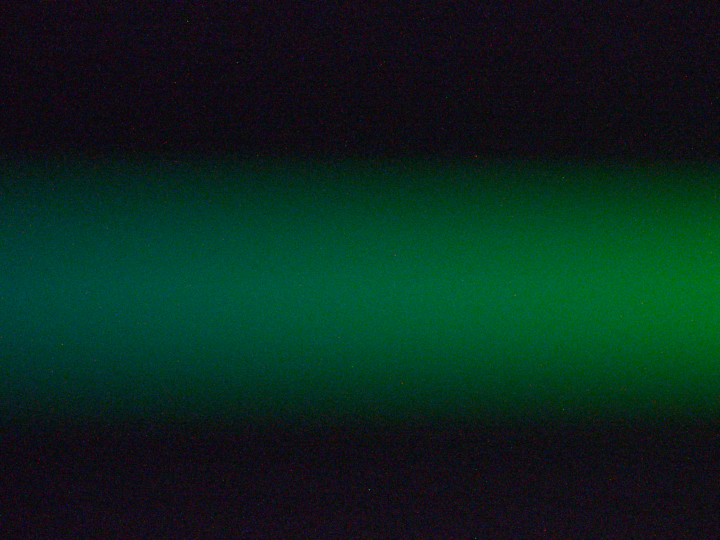
#> input picture calibration/spectrum_0_3_saccharose/10_350.png, 1440 x 1080 px (shown at 1/2 size); its folder holds 4 pictures in this run
$ jupyter execute --allow-errors analysis.ipynb
#> lines starting #> are read from the running program, lines starting #| are printed output that depends on the picture
[cell 1]
import os
import numpy as np
import matplotlib.pyplot as plt
from scipy.optimize import curve_fit
from scipy.signal import savgol_filter

from sklearn.linear_model import LinearRegression

# Functions for Fitting Gauss to Peaks of Pictures

[cell 2]
#import the pictures
def read_images_in_folder(folder_path):
    images = []
    for filename in sorted(os.listdir(folder_path), key=lambda x: int(x.split('_')[0])):
        if filename.endswith(".png"):
            image_path = os.path.join(folder_path, filename)
            images.append(plt.imread(image_path))
    return images

#returns the x_range of the peak
# [35 lines left out: functions get_range, image_of_peak, peak_of_image, not called in this run]


#Define a Gaussian function
def gaussian(x, A, mu, sigma, background):
    return A * np.exp(-(x - mu)**2 / (2 * sigma**2)) + background


# [49 lines left out: functions fit_gaussian, plot_peak, get_peak_params, not called in this run]

[cell 3]
#observations, x values are estimates for the center of the peaks

n_peaks = np.array([1,1,1,1,1])


la = np.array([667.8,\
              587.6,\
              501.6,\
              447.1,\
              388.9])


r = np.array([-64,\
             150,\
             380,\
             520,\
             670])

x_obs = np.array([410,\
                  490,\
                  646,\
                  606,\
                  561])

[cell 4]
peak_params = np.zeros((len(la), 4), dtype=float)


#> (the rest of this cell did not finish here and is left out)

[cell 5]
#plot everything
fig, axes = plt.subplots(len(la),1, figsize=(5, 3*len(la)))

# Loop through the axes and plot something on each one
#> (the rest of this cell did not finish here and is left out)

[cell 6]
#data analysis

x_gauss = peak_params[:,1]


# Create a 2D array with the independent variables
X = np.column_stack((r, x_gauss))

# Initialize the Linear Regression model
model = LinearRegression()

# Fit the model
model.fit(X, la)

# Access the coefficients (slope) and intercept
coefficients = model.coef_
intercept = model.intercept_

a = coefficients[0]
b = coefficients[1]
c = intercept


#the spectrometer is now calibrated
def la_func(r,x):
    return a*r+ b*x + c


x_plt = x_obs+a/b*r
x_fit = np.linspace(np.min(x_plt), np.max(x_plt),1000)

plt.plot(x_plt, la, 'x')
plt.plot(x_fit, b*x_fit+c)

print(a)
print(b)
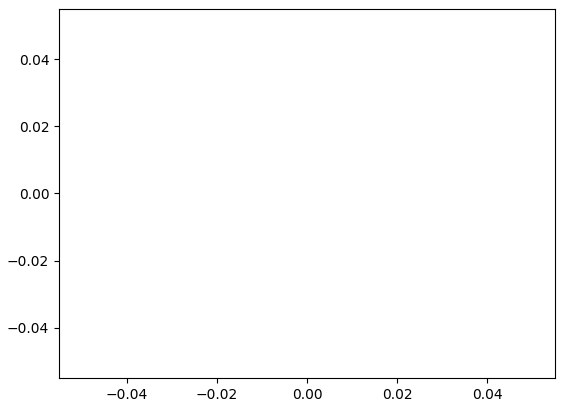
#> figure drawn by matplotlib, 1 panel

[cell 7]
#3. computing g from p * dlambda = - dx * (g / f) cos(alpha_m)

s = 3.45e-6 #pixel length: cs165 cu / m
p = 1 # (order number)
alpha_m = 15/180*np.pi  #15° (angle of parabolic mirrors)
f = 0.381 #m (focal length)
#with dlambda/dx = b/s

g = p * f * b/s / np.cos(alpha_m)
print(g)
print(1e6/g) #gratings in one mm

# LED Spectrum

[cell 8]
print(la_func(-206,0))

[cell 9]
#sun knob positions of the pixels
led_r = np.array([-38,\
                 -2,\
                 40,\
                 80,\
                 120,\
                 160,\
                 200,\
                 240,\
                 280,\
                 320,\
                 360,\
                 400,\
                 440,\
                 480,\
                 520,\
                 560,\
                 600,])

#> (the rest of this cell did not finish here and is left out)

# use only the pixel rows from 550 to 650
led_images = np.array(led_images)[:,500:600,:]
led_averages = np.mean(led_images, axis = (1))

led_images_wavelengths = np.zeros((len(led_r), 1440), dtype=float)


for i in range(len(led_r)):
    x = np.arange(0,1440,1)
    led_images_wavelengths[i,:] = la_func(led_r[i],x )


led_intensity = led_averages[-1]
led_wavelength = led_images_wavelengths[-1]
wavelength = led_images_wavelengths[-1,-1]

for i in range(len(led_r)-2, 0,-1):
    plt.plot(led_images_wavelengths[i,:], led_averages[i,:, 0], color = 'blue')
    plt.plot(led_images_wavelengths[i,:], led_averages[i,:, 1], color = 'blue')
    plt.plot(led_images_wavelengths[i,:], led_averages[i,:, 2], color = 'blue')


#sun knob positions of the pixels
led_r = np.array([-10, 30, 70, 110, 150, 190, 230, 270, 310, 350, 390, 430, 470, 510, 550])

led_images = read_images_in_folder('./calibration/spectrum_0_3_saccharose')
# use only the pixel rows from 550 to 650
led_images = np.array(led_images)[:,500:600,:]
led_averages = np.mean(led_images, axis = (1))

led_images_wavelengths = np.zeros((len(led_r), 1440), dtype=float)


for i in range(len(led_r)):
    x = np.arange(0,1440,1)
    led_images_wavelengths[i,:] = la_func(led_r[i],x )


led_intensity = led_averages[-1]
led_wavelength = led_images_wavelengths[-1]
wavelength = led_images_wavelengths[-1,-1]

for i in range(len(led_r)-2, 0,-1):
    plt.plot(led_images_wavelengths[i,:], led_averages[i,:, 0], color = 'red')
    plt.plot(led_images_wavelengths[i,:], led_averages[i,:, 1], color = 'red')
    plt.plot(led_images_wavelengths[i,:], led_averages[i,:, 2], color = 'red')

plt.show()

[cell 10]
led_images = read_images_in_folder('./calibration/spectrum_0_3_saccharose')
#> call 3 of read_images_in_folder, with folder_path = './calibration/spectrum_0_3_saccharose'
# use only the pixel rows from 550 to 650
led_images = np.array(led_images)[:,500:600,:]
led_averages = np.mean(led_images, axis = (1))

led_images_wavelengths = np.zeros((len(led_r), 1440), dtype=float)


for i in range(len(led_r)):
    x = np.arange(0,1440,1)
    led_images_wavelengths[i,:] = la_func(led_r[i],x )


led_intensity = led_averages[-1]
led_wavelength = led_images_wavelengths[-1]
wavelength = led_images_wavelengths[-1,-1]

#> (the rest of this cell did not finish here and is left out)

#> (a cell that did not finish here is left out)
